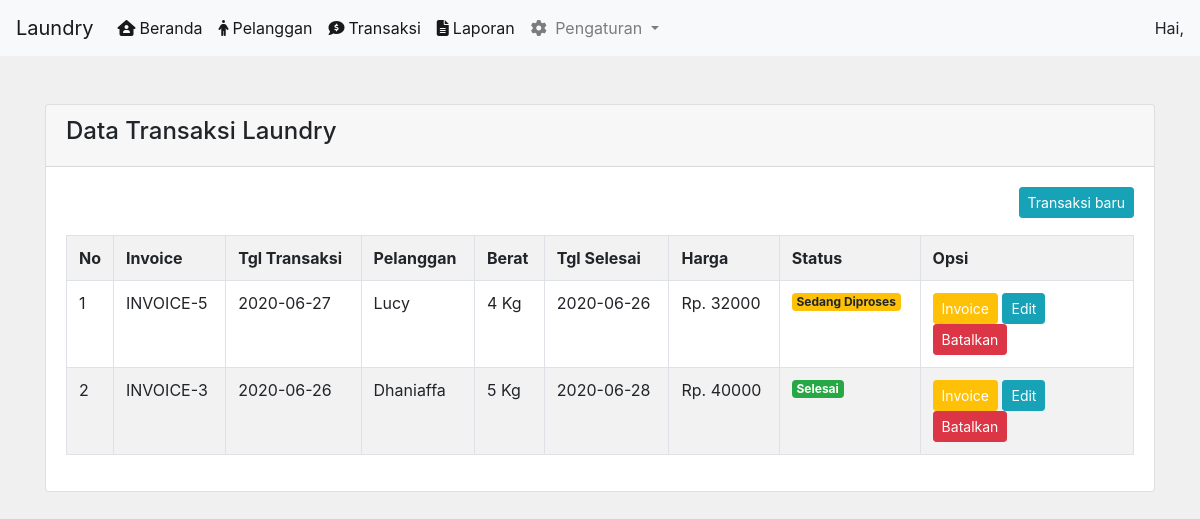
The page /admin/transaksi.php on the database its author committed.
### tables this page shows
CREATE TABLE `pelanggan` (
  `pelanggan_id` int(11) NOT NULL,
  `pelanggan_nama` varchar(255) NOT NULL,
  `pelanggan_hp` int(20) NOT NULL,
  `pelanggan_alamat` text NOT NULL
);

CREATE TABLE `transaksi` (
  `transaksi_id` int(11) NOT NULL,
  `transaksi_tgl` date NOT NULL,
  `transaksi_pelanggan` int(11) NOT NULL,
  `transaksi_harga` int(11) NOT NULL,
  `transaksi_berat` int(11) NOT NULL,
  `transaksi_tgl_selesai` date NOT NULL,
  `transaksi_status` int(11) NOT NULL
);

### admin/transaksi.php (the view)
<?php include 'header.php';?>
<div class="container">
    <div class="card">
        <div class="card-header">
            <h4>Data Transaksi Laundry</h4>
        </div>
        <div class="card-body">
            <a href="tambah_transaksi.php" class="btn btn-sm btn-info float-lg-right">Transaksi baru</a>
            <br>
            <br>
            <table class="table table-bordered table-striped">
                <tr>
                    <th width="1%">No</th>
                    <th>Invoice</th>
                    <th>Tgl Transaksi</th>
                    <th>Pelanggan</th>
                    <th>Berat</th>
                    <th>Tgl Selesai</th>
                    <th>Harga</th>
                    <th>Status</th>
                    <th width="20%">Opsi</th>
                </tr>
                <?php
                include '../koneksi.php';
                $query = mysqli_query($koneksi, "select * from pelanggan,transaksi where transaksi_pelanggan=pelanggan_id order by transaksi_id desc");
                $hasil = mysqli_fetch_all($query, MYSQLI_ASSOC);
                $counter = 1;
                foreach ($hasil as $item){?>
                <tr>
                    <td><?php echo $counter; ?></td>
                    <td><?php echo "INVOICE-".$item['transaksi_id'];?></td>
                    <td><?php echo $item['transaksi_tgl'];?></td>
                    <td><?php echo $item['pelanggan_nama'];?></td>
                    <td><?php echo $item['transaksi_berat']." Kg";?></td>
                    <td><?php echo $item['transaksi_tgl_selesai'];?></td>
                    <td><?php echo "Rp. ".$item['transaksi_harga'];?></td>
                    <td>
                        <?php
                        if ($item['transaksi_status'] == "0"){
                            echo "<div class='badge badge-warning'>Sedang Diproses</div>";
                        }elseif ($item['transaksi_status']=="1"){
                            echo "<div class='badge badge-info'>Sedang Dicuci</div>";
                        }elseif ($item['transaksi_status']=="2"){
                            echo "<div class='badge badge-success'>Selesai</div>";
                        }
                        ?>
                    </td>
                    <td>
                        <a href="transaksi_invoice.php?id=<?php echo $item['transaksi_id'];?>" class="btn btn-sm btn-warning text-white" target="_blank">Invoice</a>
                        <a href="edit_transaksi.php?id=<?php echo $item['transaksi_id'];?>" class="btn btn-sm btn-info">Edit</a>
                        <a href="setting/transaksi_hapus.php?id=<?php echo $item['transaksi_id'];?>" class="btn btn-sm btn-danger" onclick="return confirm('Apakah Anda Ingin Membatalkan Transaksi Ini?')">Batalkan</a>
                    </td>
                    <?php $counter++; ?>
                </tr>
                <?php }  ?>
            </table>
        </div>
    </div>
</div>
<?php include "footer.php"; ?>

### rows shown on the page
pelanggan: transaksi.transaksi_id "5", transaksi.transaksi_tgl "2020-06-27", pelanggan_nama "Lucy", transaksi.transaksi_berat "4", transaksi.transaksi_tgl_selesai "2020-06-26", transaksi.transaksi_harga "32000", shows "Sedang Diproses"
pelanggan: transaksi.transaksi_id "3", transaksi.transaksi_tgl "2020-06-26", pelanggan_nama "Dhaniaffa", transaksi.transaksi_berat "5", transaksi.transaksi_tgl_selesai "2020-06-28", transaksi.transaksi_harga "40000", shows "Selesai"
